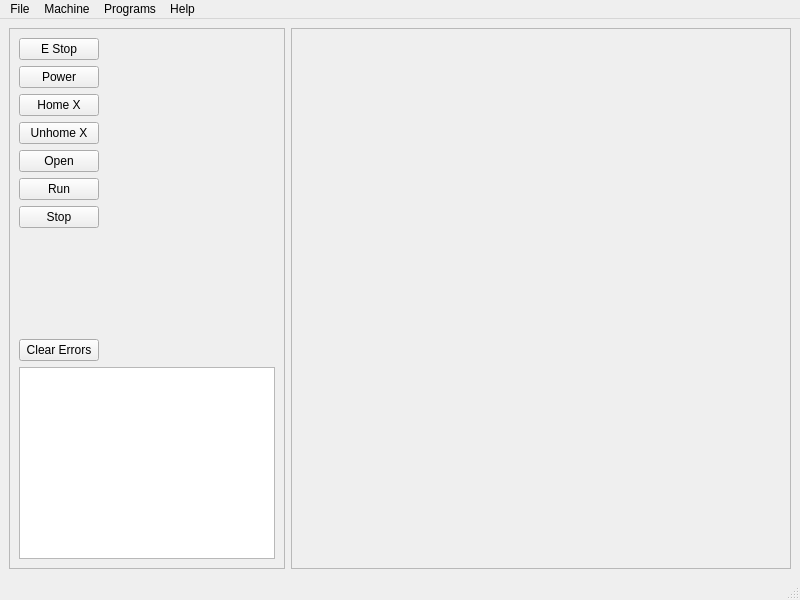
<?xml version="1.0" encoding="UTF-8"?>
<ui version="4.0">
 <class>MainWindow</class>
 <widget class="QMainWindow" name="MainWindow">
  <property name="geometry">
   <rect>
    <x>0</x>
    <y>0</y>
    <width>800</width>
    <height>600</height>
   </rect>
  </property>
  <property name="windowTitle">
   <string>MainWindow</string>
  </property>
  <widget class="QWidget" name="centralwidget">
   <layout class="QHBoxLayout" name="horizontalLayout">
    <item>
     <widget class="QFrame" name="frame_2">
      <property name="frameShape">
       <enum>QFrame::StyledPanel</enum>
      </property>
      <property name="frameShadow">
       <enum>QFrame::Raised</enum>
      </property>
      <layout class="QGridLayout" name="gridLayout">
       <item row="2" column="0">
        <widget class="QPushButton" name="home_pb_0">
         <property name="text">
          <string>Home X</string>
         </property>
        </widget>
       </item>
       <item row="1" column="0">
        <widget class="QPushButton" name="power_pb">
         <property name="text">
          <string>Power</string>
         </property>
        </widget>
       </item>
       <item row="4" column="0">
        <widget class="QPushButton" name="open_pb">
         <property name="text">
          <string>Open</string>
         </property>
        </widget>
       </item>
       <item row="9" column="0" colspan="2">
        <widget class="QPlainTextEdit" name="errors_pte"/>
       </item>
       <item row="6" column="0">
        <widget class="QPushButton" name="stop_pb">
         <property name="text">
          <string>Stop</string>
         </property>
        </widget>
       </item>
       <item row="0" column="0">
        <widget class="QPushButton" name="estop_pb">
         <property name="text">
          <string>E Stop</string>
         </property>
        </widget>
       </item>
       <item row="5" column="0">
        <widget class="QPushButton" name="run_pb">
         <property name="text">
          <string>Run</string>
         </property>
        </widget>
       </item>
       <item row="3" column="0">
        <widget class="QPushButton" name="unhome_pb_0">
         <property name="text">
          <string>Unhome X</string>
         </property>
        </widget>
       </item>
       <item row="2" column="1">
        <spacer name="horizontalSpacer">
         <property name="orientation">
          <enum>Qt::Horizontal</enum>
         </property>
         <property name="sizeHint" stdset="0">
          <size>
           <width>40</width>
           <height>20</height>
          </size>
         </property>
        </spacer>
       </item>
       <item row="7" column="0">
        <spacer name="verticalSpacer">
         <property name="orientation">
          <enum>Qt::Vertical</enum>
         </property>
         <property name="sizeHint" stdset="0">
          <size>
           <width>20</width>
           <height>40</height>
          </size>
         </property>
        </spacer>
       </item>
       <item row="8" column="0">
        <widget class="QPushButton" name="clear_errors_pb">
         <property name="text">
          <string>Clear Errors</string>
         </property>
        </widget>
       </item>
      </layout>
     </widget>
    </item>
    <item>
     <widget class="QFrame" name="plot_widget">
      <property name="minimumSize">
       <size>
        <width>500</width>
        <height>0</height>
       </size>
      </property>
      <property name="frameShape">
       <enum>QFrame::StyledPanel</enum>
      </property>
      <property name="frameShadow">
       <enum>QFrame::Raised</enum>
      </property>
     </widget>
    </item>
   </layout>
  </widget>
  <widget class="QMenuBar" name="menubar">
   <property name="geometry">
    <rect>
     <x>0</x>
     <y>0</y>
     <width>800</width>
     <height>24</height>
    </rect>
   </property>
   <widget class="QMenu" name="menuFile">
    <property name="title">
     <string>File</string>
    </property>
    <addaction name="actionOpen"/>
   </widget>
   <widget class="QMenu" name="menuMachine">
    <property name="title">
     <string>Machine</string>
    </property>
    <addaction name="actionE_Stop"/>
    <addaction name="actionPower"/>
    <addaction name="actionRun"/>
    <addaction name="actionStop"/>
   </widget>
   <widget class="QMenu" name="menuPrograms">
    <property name="title">
     <string>Programs</string>
    </property>
   </widget>
   <widget class="QMenu" name="menuHelp">
    <property name="title">
     <string>Help</string>
    </property>
    <addaction name="actionAbout"/>
    <addaction name="actionQuick_Reference"/>
   </widget>
   <addaction name="menuFile"/>
   <addaction name="menuMachine"/>
   <addaction name="menuPrograms"/>
   <addaction name="menuHelp"/>
  </widget>
  <widget class="QStatusBar" name="statusbar"/>
  <action name="actionOpen">
   <property name="text">
    <string>Open</string>
   </property>
  </action>
  <action name="actionE_Stop">
   <property name="text">
    <string>E Stop</string>
   </property>
  </action>
  <action name="actionPower">
   <property name="text">
    <string>Power</string>
   </property>
  </action>
  <action name="actionRun">
   <property name="text">
    <string>Run</string>
   </property>
  </action>
  <action name="actionStop">
   <property name="text">
    <string>Stop</string>
   </property>
  </action>
  <action name="actionAbout">
   <property name="text">
    <string>About</string>
   </property>
  </action>
  <action name="actionQuick_Reference">
   <property name="text">
    <string>Quick Reference</string>
   </property>
  </action>
 </widget>
 <resources/>
 <connections/>
</ui>
